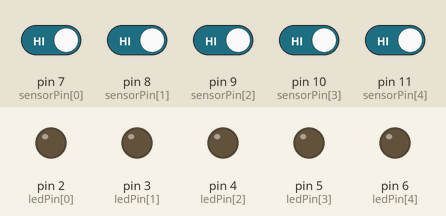
This sketch was run on a simulated Arduino Nano, built with avr-gcc and run on an emulated ATmega328P. On the bench: output pins drawn as LEDs (lit = HIGH). The test bench sets the inputs (shaded band); at power-on: pin 7 (sensorPin[0]), pin 8 (sensorPin[1]), pin 9 (sensorPin[2]), pin 10 (sensorPin[3]), pin 11 (sensorPin[4]) HIGH. What the sketch prints to the serial monitor is not drawn.

Above: at 1.3 s.
1.4 s: pin 7 (sensorPin[0]) driven LOW
At 2.1 s:
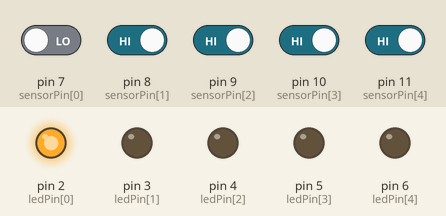
2.9 s: pin 8 (sensorPin[1]) driven LOW
At 3.3 s:
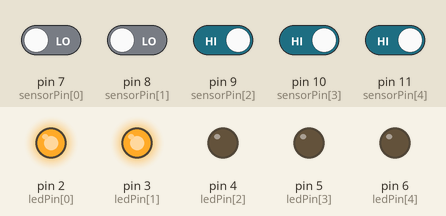
4.4 s: pin 9 (sensorPin[2]) driven LOW
At 5.6 s:
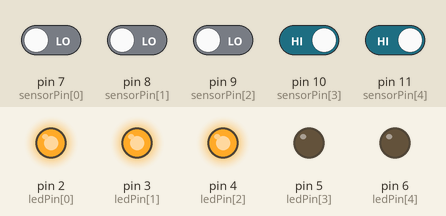
5.9 s: pin 10 (sensorPin[3]) driven LOW
At 7.1 s:
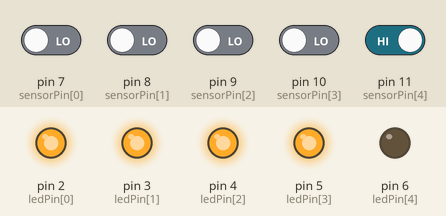
7.4 s: pin 11 (sensorPin[4]) driven LOW
At 8.3 s:
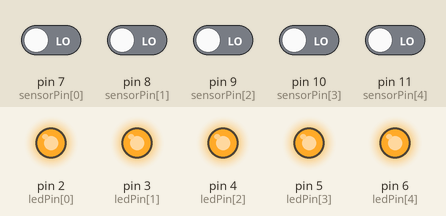
8.9 s: pin 7 (sensorPin[0]) driven HIGH
At 9.6 s:
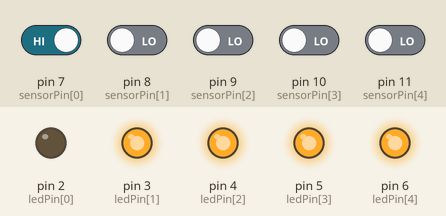
Timing chart, 0 to 11.4 s (numbered marks = the images above; inputs shaded):
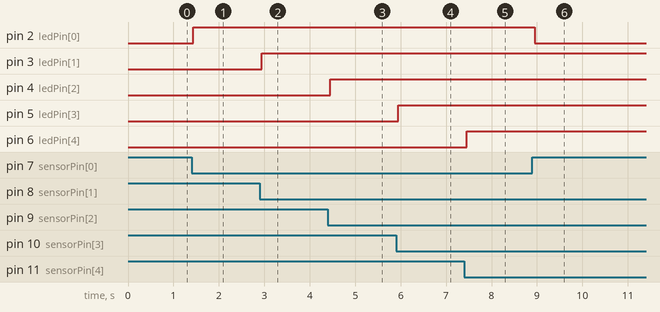

The sketch:

GestureGlove.ino
```cpp
/**
 * Project  : GestureGlove - Universal Appliance Controller & Sign Translator
 * Author   : Muhammad Raffa Danendra & Team
 * Platform : Arduino Nano
 */

const int sensorPin[5] = {7, 8, 9, 10, 11}; // Jempol -> Kelingking
const int ledPin[5]    = {2, 3, 4, 5, 6};   // LED Jempol -> Kelingking

String lastGesture = "";

String detectGesture(bool f[5]);

void setup() {
  Serial.begin(9600);

  for (int i = 0; i < 5; i++) {
    pinMode(sensorPin[i], INPUT_PULLUP);
    pinMode(ledPin[i], OUTPUT);
  }

  Serial.println("=================================");
  Serial.println("     GESTURE DETECTION READY     ");
  Serial.println("=================================");
  Serial.println("Jempol -> Kelingking : D7 - D11");
  Serial.println("LED                  : D2 - D6");
  Serial.println("=================================");
}

void loop() {
  bool f[5];

  for (int i = 0; i < 5; i++) {
    f[i] = (digitalRead(sensorPin[i]) == LOW);
    digitalWrite(ledPin[i], f[i]);
  }

  String gesture = detectGesture(f);

  if (gesture != lastGesture) {
    Serial.println("👉 GESTURE : " + gesture);
    lastGesture = gesture;
  }

  delay(60);
}

// ==========================================
//              GESTURE LOGIC
// ==========================================
String detectGesture(bool f[5]) {

  // SEMUA JARI
  if (f[0] && f[1] && f[2] && f[3] && f[4]) {
    return "TERIMA KASIH / TANGAN TERKEPAL";
  }
  if (!f[0] && !f[1] && !f[2] && !f[3] && !f[4]) {
    return "TANGAN TERBUKA";
  }

  // SATU JARI
  if (f[0] && !f[1] && !f[2] && !f[3] && !f[4]) {
    return "JEMPOL / OK";
  }
  if (!f[0] && f[1] && !f[2] && !f[3] && !f[4]) {
    return "DIAM / TUNJUK";
  }
  if (!f[0] && !f[1] && f[2] && !f[3] && !f[4]) {
    return "TENGAH";
  }

  // DUA JARI
  if (!f[0] && f[1] && f[2] && !f[3] && !f[4]) {
    return "PEACE ✌";
  }
  if (f[0] && f[1] && !f[2] && !f[3] && !f[4]) {
    return "MINUM";
  }

  // TIGA JARI
  if (f[0] && f[1] && f[2] && !f[3] && !f[4]) {
    return "MAKAN";
  }
  if (!f[0] && f[1] && f[2] && f[3] && !f[4]) {
    return "HALO 👋";
  }

  // EMPAT JARI
  if (!f[0] && f[1] && f[2] && f[3] && f[4]) {
    return "DIAM ✋";
  }

  return "CUSTOM";
}
```

Measured:
- after the input at 1.4 s, pin 2 (ledPin[0]): LOW → HIGH at once
- after the input at 2.9 s, pin 3 (ledPin[1]): LOW → HIGH at once
- after the input at 4.4 s, pin 4 (ledPin[2]): LOW → HIGH after 0.05 s
- after the input at 5.9 s, pin 5 (ledPin[3]): LOW → HIGH after 0.05 s
- after the input at 7.4 s, pin 6 (ledPin[4]): LOW → HIGH after 0.05 s
- after the input at 8.9 s, pin 2 (ledPin[0]): HIGH → LOW after 0.06 s
